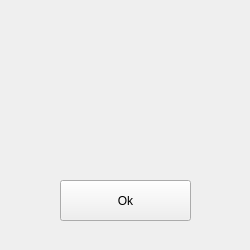
<?xml version="1.0" encoding="UTF-8"?>
<ui version="4.0">
 <class>Form</class>
 <widget class="QWidget" name="Form">
  <property name="geometry">
   <rect>
    <x>0</x>
    <y>0</y>
    <width>250</width>
    <height>250</height>
   </rect>
  </property>
  <property name="minimumSize">
   <size>
    <width>250</width>
    <height>250</height>
   </size>
  </property>
  <property name="maximumSize">
   <size>
    <width>250</width>
    <height>250</height>
   </size>
  </property>
  <property name="windowTitle">
   <string>Alerte</string>
  </property>
  <widget class="QPushButton" name="ok">
   <property name="geometry">
    <rect>
     <x>60</x>
     <y>180</y>
     <width>131</width>
     <height>41</height>
    </rect>
   </property>
   <property name="cursor">
    <cursorShape>PointingHandCursor</cursorShape>
   </property>
   <property name="text">
    <string>Ok</string>
   </property>
  </widget>
  <widget class="QLabel" name="cinv">
   <property name="geometry">
    <rect>
     <x>20</x>
     <y>10</y>
     <width>151</width>
     <height>41</height>
    </rect>
   </property>
   <property name="text">
    <string/>
   </property>
  </widget>
  <widget class="QLabel" name="npv">
   <property name="geometry">
    <rect>
     <x>20</x>
     <y>40</y>
     <width>161</width>
     <height>41</height>
    </rect>
   </property>
   <property name="text">
    <string/>
   </property>
  </widget>
  <widget class="QLabel" name="agev">
   <property name="geometry">
    <rect>
     <x>20</x>
     <y>70</y>
     <width>121</width>
     <height>41</height>
    </rect>
   </property>
   <property name="text">
    <string/>
   </property>
  </widget>
  <widget class="QLabel" name="telv">
   <property name="geometry">
    <rect>
     <x>20</x>
     <y>100</y>
     <width>151</width>
     <height>41</height>
    </rect>
   </property>
   <property name="text">
    <string/>
   </property>
  </widget>
  <widget class="QLabel" name="xpv">
   <property name="geometry">
    <rect>
     <x>20</x>
     <y>130</y>
     <width>201</width>
     <height>41</height>
    </rect>
   </property>
   <property name="text">
    <string/>
   </property>
  </widget>
 </widget>
 <resources/>
 <connections/>
</ui>
